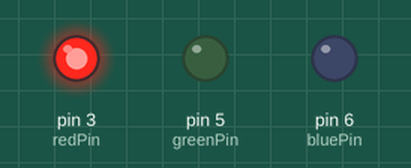
This sketch was run on a simulated Arduino Uno, built with avr-gcc and run on an emulated ATmega328P. Parts: output pins drawn as LEDs (lit = HIGH).

Above: at 0.1 s.
Timing chart, 0 to 1.6 s (numbered marks = the images above):
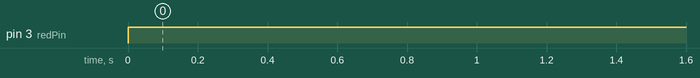

Measured:
- by itself, pin 3 (redPin): LOW → HIGH at 0.00 s

The sketch:

tri-color.ino
```cpp
//Pin variables
int redPin = 3;
int greenPin = 5;
int bluePin = 6;

//Color variables
int red = 255;
int green = 0;
int blue = 0;

void setup() {
  // put your setup code here, to run once:
  pinMode(redPin, OUTPUT);
  pinMode(greenPin, OUTPUT);
  pinMode(bluePin, OUTPUT);
}

void loop() {
  // put your main code here, to run repeatedly:
  analogWrite(redPin, red);
  analogWrite(greenPin, green);
  analogWrite(bluePin, blue);
}
```
